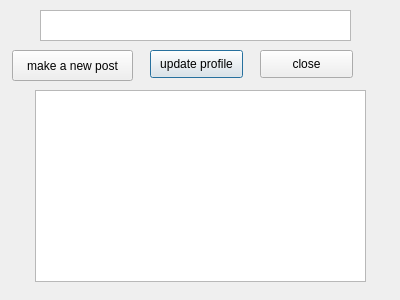
<?xml version="1.0" encoding="UTF-8"?>
<ui version="4.0">
 <class>profiledialogue</class>
 <widget class="QDialog" name="profiledialogue">
  <property name="geometry">
   <rect>
    <x>0</x>
    <y>0</y>
    <width>400</width>
    <height>300</height>
   </rect>
  </property>
  <property name="windowTitle">
   <string>Dialog</string>
  </property>
  <widget class="QTextBrowser" name="name">
   <property name="geometry">
    <rect>
     <x>40</x>
     <y>10</y>
     <width>311</width>
     <height>31</height>
    </rect>
   </property>
  </widget>
  <widget class="QTextBrowser" name="mypost">
   <property name="geometry">
    <rect>
     <x>35</x>
     <y>90</y>
     <width>331</width>
     <height>192</height>
    </rect>
   </property>
  </widget>
  <widget class="QPushButton" name="updateprofile">
   <property name="geometry">
    <rect>
     <x>150</x>
     <y>50</y>
     <width>93</width>
     <height>28</height>
    </rect>
   </property>
   <property name="text">
    <string>update profile</string>
   </property>
  </widget>
  <widget class="QPushButton" name="close">
   <property name="geometry">
    <rect>
     <x>260</x>
     <y>50</y>
     <width>93</width>
     <height>28</height>
    </rect>
   </property>
   <property name="text">
    <string>close</string>
   </property>
  </widget>
  <widget class="QPushButton" name="newpost">
   <property name="geometry">
    <rect>
     <x>12</x>
     <y>50</y>
     <width>121</width>
     <height>31</height>
    </rect>
   </property>
   <property name="text">
    <string>make a new post</string>
   </property>
  </widget>
 </widget>
 <resources/>
 <connections>
  <connection>
   <sender>close</sender>
   <signal>clicked()</signal>
   <receiver>profiledialogue</receiver>
   <slot>close()</slot>
   <hints>
    <hint type="sourcelabel">
     <x>312</x>
     <y>63</y>
    </hint>
    <hint type="destinationlabel">
     <x>384</x>
     <y>72</y>
    </hint>
   </hints>
  </connection>
  <connection>
   <sender>updateprofile</sender>
   <signal>clicked()</signal>
   <receiver>profiledialogue</receiver>
   <slot>close()</slot>
   <hints>
    <hint type="sourcelabel">
     <x>191</x>
     <y>65</y>
    </hint>
    <hint type="destinationlabel">
     <x>388</x>
     <y>100</y>
    </hint>
   </hints>
  </connection>
  <connection>
   <sender>newpost</sender>
   <signal>clicked()</signal>
   <receiver>profiledialogue</receiver>
   <slot>close()</slot>
   <hints>
    <hint type="sourcelabel">
     <x>76</x>
     <y>64</y>
    </hint>
    <hint type="destinationlabel">
     <x>18</x>
     <y>121</y>
    </hint>
   </hints>
  </connection>
 </connections>
</ui>
